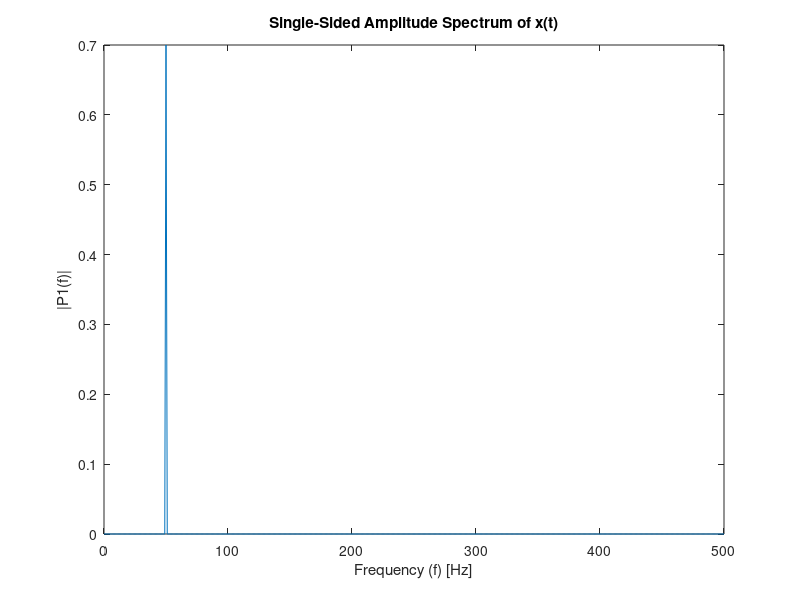

This chart was generated by the following MATLAB code:
% analisis_completo_matlab.m
% MATLAB Code for Fourier Signal Analysis

% Define the signal parameters
Fs = 1000;            % Sampling frequency
T = 1/Fs;             % Sampling period
L = 1000;             % Length of signal

% Create a time vector
t = (0:L-1)*T;        % Time vector

% Generate a sample signal (sine wave)
f = 50;               % Frequency of the sine wave
x = 0.7*sin(2*pi*f*t);  % Signal

% Compute the Fourier Transform
Y = fft(x);

% Compute the two-sided spectrum P2
P2 = abs(Y/L);

% Compute the single-sided spectrum P1
P1 = P2(1:L/2+1);
P1(2:end-1) = 2*P1(2:end-1);

% Define the frequency domain f
f = Fs*(0:(L/2))/L;

% Plot the results
figure;
plot(f,P1);

title('Single-Sided Amplitude Spectrum of x(t)');
xlabel('Frequency (f) [Hz]');
ylabel('|P1(f)|');

% Save the figure
saveas(gcf, 'spectrum.png');
